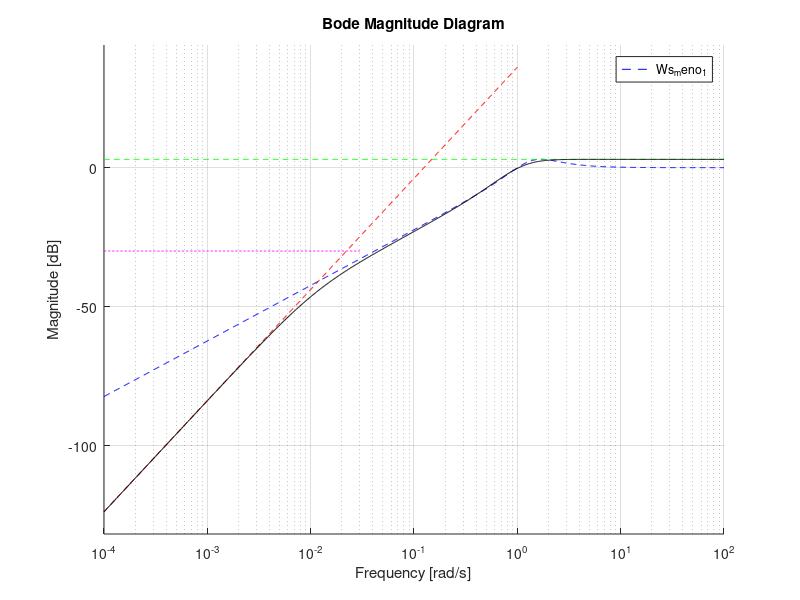
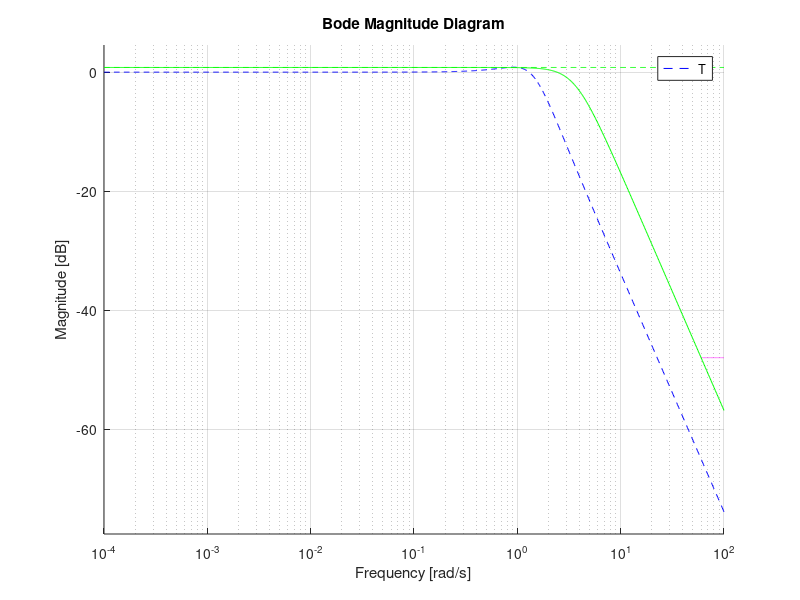

These charts were generated, in order, by the following MATLAB code:
clc
clear variables
close all
format compact

%% defining the system
s = tf('s');
Gp = 100/(s^3+5.5*s^2+4.5*s);
p = 1;
nu = 1;
s_star_0 = 64.2;
wp = 0.03;
ws = 60;
wn = 1.42;
Tp0 = 1.095;
Sp0 = 1.41;
zeta = 0.54;

%% Ws_meno_1
close all
S2 = s*(s+2*zeta*wn)/(s^2+2*zeta*wn*s+wn^2);
S_0 = s^(p+nu)*s_star_0;
omega = logspace(-4,2,1000);

% plots
figure(1)
hold on,
bodemag(S2,omega,'--b')
bodemag(S_0,{0.0001,1},'--r')
bodemag(tf(Sp0),omega,'--g')
bodemag(tf(10^(-30/20)),{0.0001,wp},'--m')
grid on

p1 = 0.011;
z1 = 0.65;
p2 = sqrt((Sp0*z1)/(p1*s_star_0));
Ws_meno_1 = s^(p+nu)*s_star_0*((1+s/z1))/((1+s/p1)*(1+(2*0.75*s/p2)+(s/p2)^2));

bodemag(Ws_meno_1,omega,'-k')

%% close all
figure(2)

T2 = 1/(1+(2*zeta*s/wn)+(s/wn)^2);
hold on,
bodemag(T2,omega,'--b')
bodemag(tf(Tp0),omega,'--g')
bodemag(tf(10^(-48/20)),{ws,100},'--m')
grid on
p3 = ws*10^((-48-20*log10(Tp0))/40)
T = Tp0/(1+(1.414*s/p3)+(s/p3)^2);
bodemag(T,omega,'g')
